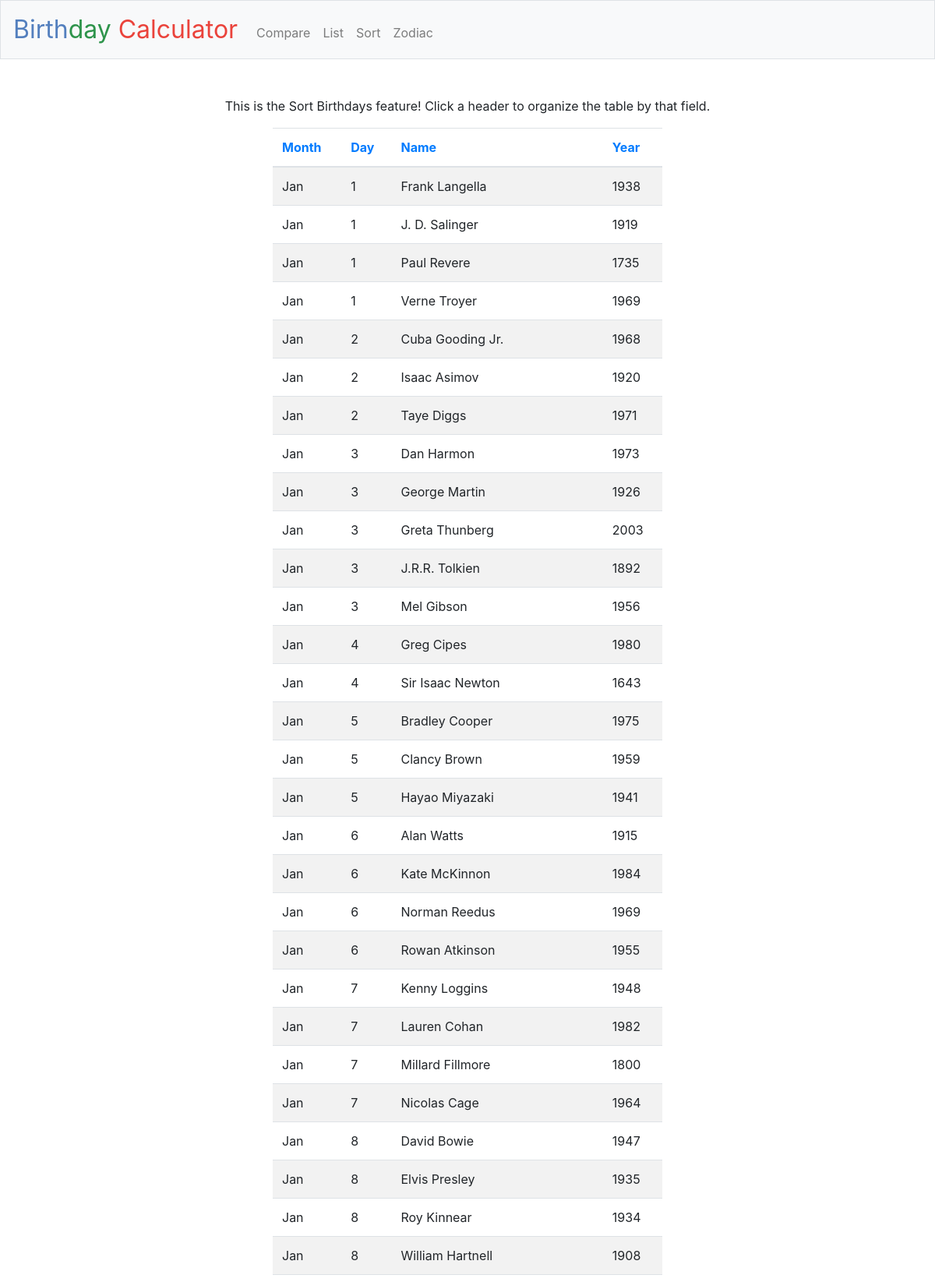
/sort (upper part), run on the app's committed database.
### tables this page shows
CREATE TABLE birthdays(
  "b_date" TEXT,
  "name" TEXT,
  "b_year" TEXT
, 'b_month' INTEGER, 'b_day' INTEGER);

### application.py (the view, shortened to what this page needs)
@app.route("/sort", methods=["GET", "POST"])
def sort():
    if request.method == "GET":
        rows = db.execute("SELECT * FROM \"birthdays\"")
        return render_template("sort.html",rows=rows)

### templates/sort.html (shortened to what this page needs)
{% extends "layout.html" %}
{% block main %}
    <p>This is the Sort Birthdays feature! Click a header to organize the table by that field.</p>
    <table class="table table-striped">
        <thead>
            <tr>
                <th><a href="#" onclick="sortfield('b_month')">Month</a></th>
                <th><a href="#" onclick="sortfield('b_day')">Day</a></th>
                <th><a href="#" onclick="sortfield('name')">Name</a></th>
                <th><a href="#" onclick="sortfield('b_year')">Year</a></th>
            </tr>
        </thead>
        <tbody>
            {% for row in rows: %}
                <tr><td>{{ row["b_date"][:3] }}</td>
                <td>{{ row["b_day"] }}</td>
                <td>{{ row["name"] }}</td>
                <td>{{ row["b_year"] }}</td></tr>
            {% endfor %}
        </tbody>
    </table>
{% endblock %}

### templates/layout.html (shortened to what this page needs)
<!DOCTYPE html>
<html lang="en">
    <head>
        <link href="https://maxcdn.bootstrapcdn.com/bootstrap/4.1.3/css/bootstrap.min.css" rel="stylesheet">
        <link rel="stylesheet" href="//code.jquery.com/ui/1.12.1/themes/base/jquery-ui.css">
        <link href="/static/styles.css" rel="stylesheet">
    </head>
    <body onload="fill_date_menus()">
        <nav class="navbar navbar-expand-md navbar-light bg-light border">
            <a class="navbar-brand" href="/"><span class="blue">Birth</span><span class="green">day</span><span class="red"> Calculator</span></a>
            <div class="collapse navbar-collapse" id="navbar">
                <ul class="navbar-nav mr-auto mt-2">
                    <li class="nav-item"><a class="nav-link" href="/compare">Compare</a></li>
                    <li class="nav-item"><a class="nav-link" href="/list">List</a></li>
                    <li class="nav-item"><a class="nav-link" href="/sort">Sort</a></li>
                    <li class="nav-item"><a class="nav-link" href="/signs">Zodiac</a></li>
                </ul>
            </div>
        </nav>
        <main class="container p-5">
            {% block main %}{% endblock %}
        </main>
    </body>
</html>

### static/styles.css (style rules this page uses)
nav .navbar-brand { font-size: xx-large; }
nav .navbar-brand .blue { color: #537fbe; }
nav .navbar-brand .red { color: #ea433b; }
nav .navbar-brand .green { color: #2e944b; }
main { overflow-x: auto; text-align: center; }
main table { max-width: 500px; margin: auto; text-align:left; }

### data on the page
birthdays: b_date "Jan", b_day "1", name "Frank Langella", b_year "1938"
birthdays: b_date "Jan", b_day "1", name "J. D. Salinger", b_year "1919"
birthdays: b_date "Jan", b_day "1", name "Paul Revere", b_year "1735"
birthdays: b_date "Jan", b_day "1", name "Verne Troyer", b_year "1969"
birthdays: b_date "Jan", b_day "2", name "Cuba Gooding Jr.", b_year "1968"
birthdays: b_date "Jan", b_day "2", name "Isaac Asimov", b_year "1920"
birthdays: b_date "Jan", b_day "2", name "Taye Diggs", b_year "1971"
birthdays: b_date "Jan", b_day "3", name "Dan Harmon", b_year "1973"
birthdays: b_date "Jan", b_day "3", name "George Martin", b_year "1926"
birthdays: b_date "Jan", b_day "3", name "Greta Thunberg", b_year "2003"
birthdays: b_date "Jan", b_day "3", name "J.R.R. Tolkien", b_year "1892"
birthdays: b_date "Jan", b_day "3", name "Mel Gibson", b_year "1956"
birthdays: b_date "Jan", b_day "4", name "Greg Cipes", b_year "1980"
birthdays: b_date "Jan", b_day "4", name "Sir Isaac Newton", b_year "1643"
birthdays: b_date "Jan", b_day "5", name "Bradley Cooper", b_year "1975"
birthdays: b_date "Jan", b_day "5", name "Clancy Brown", b_year "1959"
birthdays: b_date "Jan", b_day "5", name "Hayao Miyazaki", b_year "1941"
birthdays: b_date "Jan", b_day "6", name "Alan Watts", b_year "1915"
birthdays: b_date "Jan", b_day "6", name "Kate McKinnon", b_year "1984"
birthdays: b_date "Jan", b_day "6", name "Norman Reedus", b_year "1969"
birthdays: b_date "Jan", b_day "6", name "Rowan Atkinson", b_year "1955"
birthdays: b_date "Jan", b_day "7", name "Kenny Loggins", b_year "1948"
birthdays: b_date "Jan", b_day "7", name "Lauren Cohan", b_year "1982"
birthdays: b_date "Jan", b_day "7", name "Millard Fillmore", b_year "1800"
birthdays: b_date "Jan", b_day "7", name "Nicolas Cage", b_year "1964"
birthdays: b_date "Jan", b_day "8", name "David Bowie", b_year "1947"
birthdays: b_date "Jan", b_day "8", name "Elvis Presley", b_year "1935"
birthdays: b_date "Jan", b_day "8", name "Roy Kinnear", b_year "1934"
birthdays: b_date "Jan", b_day "8", name "William Hartnell", b_year "1908"
